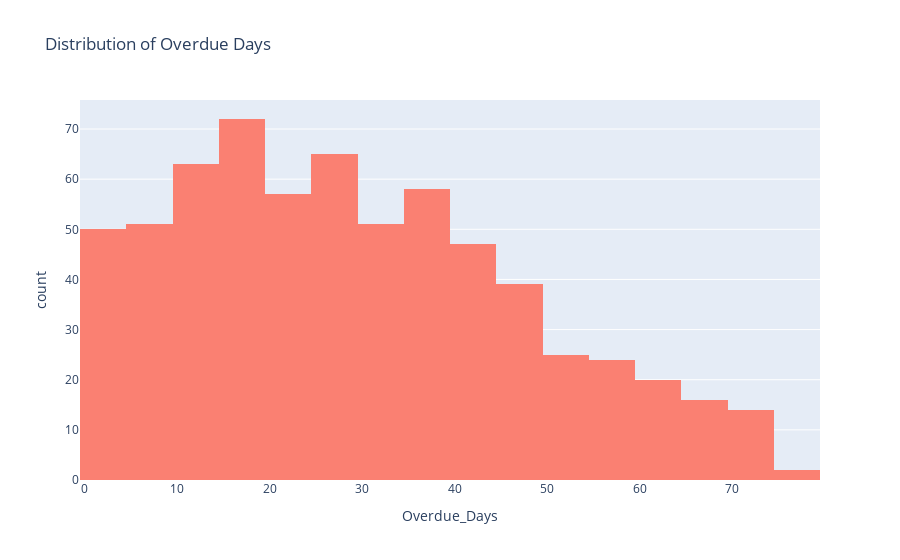

Notebook code cell kept with this figure:
### Code cell
# Distribution of Overdue Days

fig6 = px.histogram(df[df["Overdue_Days"] > 0], x="Overdue_Days", nbins=30,
                    title="Distribution of Overdue Days", color_discrete_sequence=['salmon'])
fig6.show()

### Figure 1 — Plotly figure (JSON) as saved in the notebook; plotly's stock layout.template omitted (floating-point values rounded to 4 significant figures; data arrays with more than 128 entries replaced by an {"elided": "..."} marker saying what was removed)
{"data": [{"bingroup": "x", "hovertemplate": "Overdue_Days=%{x}<br>count=%{y}<extra></extra>", "legendgroup": "", "marker": {"color": "salmon", "pattern": {"shape": ""}}, "name": "", "nbinsx": 30, "orientation": "v", "showlegend": false, "type": "histogram", "x": {"elided": "654 int values"}, "xaxis": "x", "yaxis": "y"}], "layout": {"barmode": "relative", "legend": {"tracegroupgap": 0}, "title": {"text": "Distribution of Overdue Days"}, "xaxis": {"anchor": "y", "domain": [0, 1], "title": {"text": "Overdue_Days"}}, "yaxis": {"anchor": "x", "domain": [0, 1], "title": {"text": "count"}}}}
